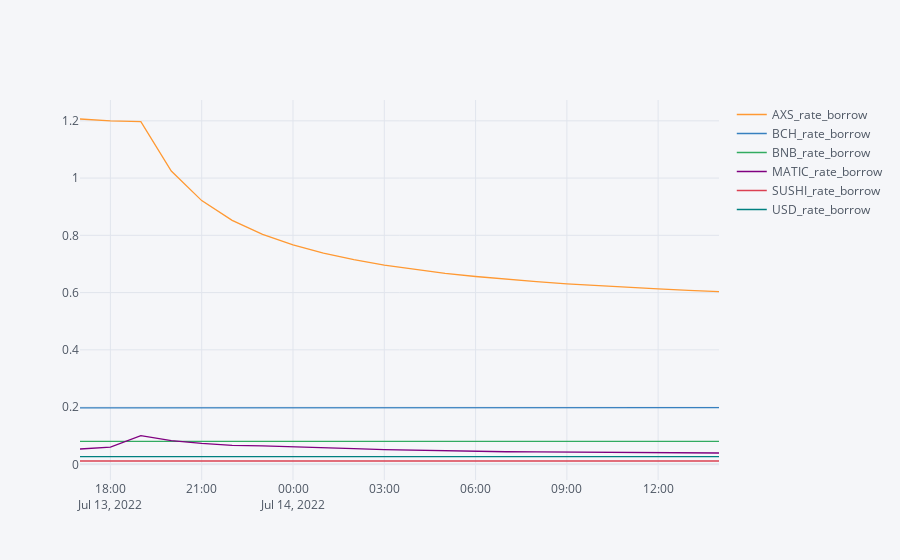

Notebook code cell kept with this figure:
### Code cell
short_rates.filter(like='borrow').iplot()#))
